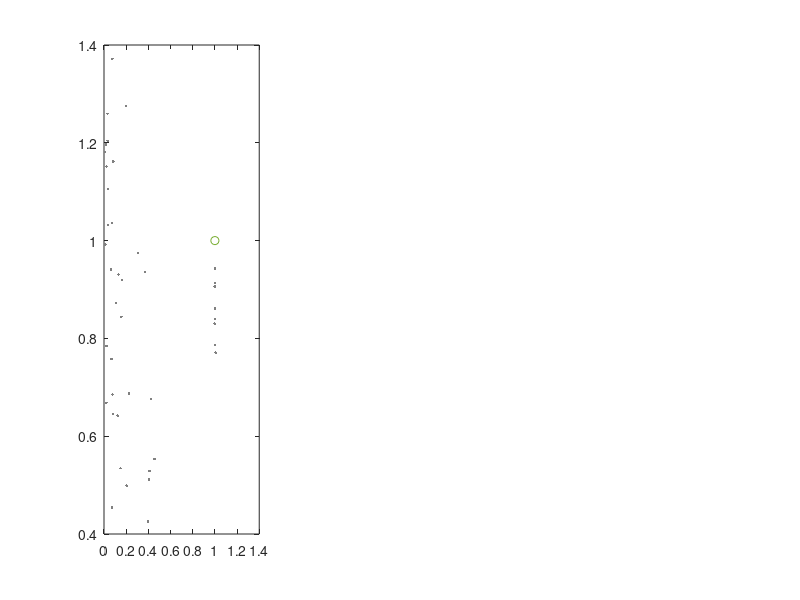

Write the MATLAB code that produced this figure. (Note: this script raises an error after producing the figure.)
function[] = visualize_data_SRS()
% 
% [username, githubfolder] = get_paths();
% cd([githubfolder, '\biophysical-muscle-model\Data'])
load('SRS_data.mat', 'SRSrel', 'F0s', 'th')

%% summary plot
AMPs = [0 12 38 121 216 288 383 682]/10000;
ISIs = [1 10 100 316 1000 3160 10000]/1000;

iid = [1 3 4 5 7];
aid = [1:4, 7];
Cid = 3;

subplot(131)
plot(squeeze(F0s(:,1,7,:)), squeeze(SRSrel(:,1,7,:)), '.', 'color', [.5 .5 .5]); hold on

errorbar(mean(F0s(:,1,7,:),4,'omitnan'), mean(SRSrel(:,1,7,:),4,'omitnan'),...
    std(SRSrel(:,1,7,:),1,4,'omitnan'),std(SRSrel(:,1,7,:),1,4,'omitnan'),...
    std(F0s(:,1,7,:),1,4,'omitnan'),std(F0s(:,1,7,:),1,4,'omitnan'),'o', 'color', [.5 .5 .5]); hold on

box off
xlabel('Isometric force (F_0)')
ylabel('Relative stiffness')

xlim([0 1.05])
ylim([0 1.5])

for i = 1:length(th)
    xline(th(i),'k:')
end

subplot(132)
plot(AMPs(aid), squeeze(SRSrel(Cid,1,aid,:)), '.', 'color', [.5 .5 .5]); hold on
errorbar(AMPs(aid), squeeze(mean(SRSrel(Cid,1,aid,:), 4, 'omitnan')), squeeze(std(SRSrel(4,1,aid,:), 1, 4, 'omitnan')), 'o', 'color', [.5 .5 .5])
% xlim([1e-4 1e2])
box off

subplot(133)
semilogx(ISIs(iid), squeeze(SRSrel(Cid,iid,7,:)), '.', 'color', [.5 .5 .5]); hold on
errorbar(ISIs(iid), squeeze(mean(SRSrel(Cid,iid,7,:), 4, 'omitnan')), squeeze(std(SRSrel(4,iid,7,:), 1, 4, 'omitnan')), 'o', 'color', [.5 .5 .5])
xlim([1e-4 1e2])
box off

for j = 1:3
    subplot(1,3,j)
    ylim([0 1.5])
    yline(1,'k--')
end

% %% 3d plot for all fibers
% if ishandle(3), close(3); end
% figure(3)
% % surf(repmat(AMPs(aid)',1,5), repmat(ISIs(iid), 5, 1), mean(squeeze(SRSrel(2,aid,iid,:)),3,'omitnan')); hold on
% plot3(repmat(AMPs(aid)',1,5), repmat(ISIs(iid), 5, 1), mean(squeeze(SRSrel(2,aid,iid,:)),3,'omitnan'),'o'); hold on
% 
% set(gca,'YScale', 'log')
% 
% 
% %% 3d plot for 3 fibers
% if ishandle(3), close(3); end
% figure(3)
% 
% titles = {'Passive', 'Low', 'Intermediate', 'High', 'Maximal'};
% for i = [1, 2, 3, 5]
%     nexttile
%     surf(repmat(AMPs(:),1,7), repmat(ISIs, 8, 1), mean(squeeze(SRSrel(i,:,:,9:11)),3,'omitnan')); hold on
%     % plot3(repmat(AMPs(aid)',1,5), repmat(ISIs(iid), 5, 1), mean(squeeze(SRSrel(2,aid,iid,:)),3,'omitnan'),'o'); hold on
% 
%     set(gca,'YScale', 'log', 'CLim', [.6 1.2])
%     zlim([.6 1.2])
%     view(45, 45)
%     title(titles{i})
% %     xlabel('Amplitude')
% %     ylabel('Recovery time')
% end

end